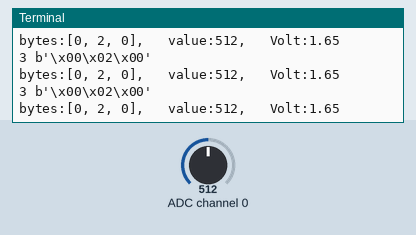
The program below on a simulated Raspberry Pi (BCM pin numbers). Shown: the last lines printed to the terminal. Inputs (shaded band) come from the test bench; at power-on: ADC channel 0 = 512 (analog values on the 0–1023 scale).

Above: at 1.2 s.
1.3 s: ADC channel 0 set to 716
At 1.9 s:
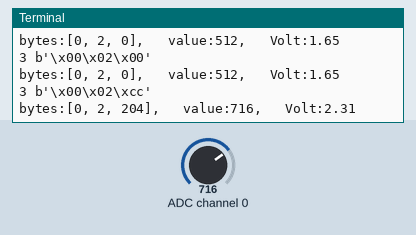
3.5 s: ADC channel 0 set to 511
At 3.9 s:
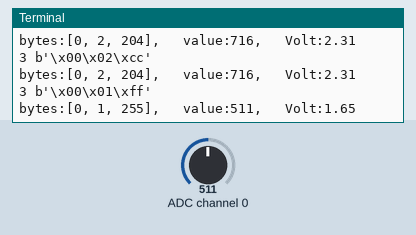
5.5 s: ADC channel 0 set to 306
At 5.9 s:
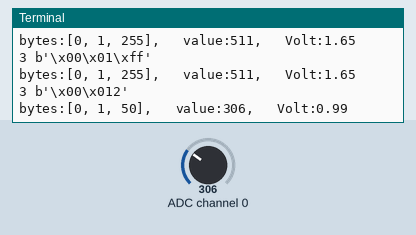
7.5 s: ADC channel 0 set to 122
At 7.9 s:
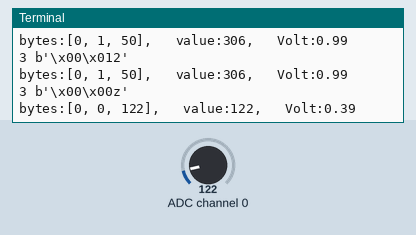
Timing chart, 0 to 10.5 s (numbered marks = the images above; inputs shaded):
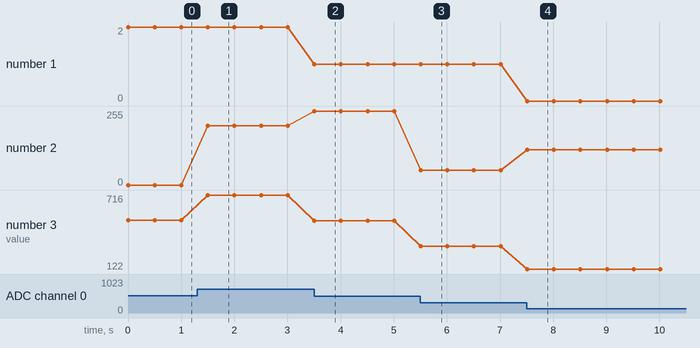

The program:

spi_mcp3008_wpi.py
```python
import wiringpi as wpi, time

speed = 1350000
fd = wpi.wiringPiSPISetup(0, speed)
channel = 0
while True:
    size, ret = wpi.wiringPiSPIDataRW(0,bytes([1, (8 + channel) << 4, 0]))
    print(size, ret)
    #value = ((ret[1]&3) << 8) + ret[2]
    value = int.from_bytes(ret, byteorder='big')
    volt = value * 3.3 / 1023
    print(f"bytes:{[b for b in ret]},\t value:{value},\t Volt:{volt:.2f}")
    time.sleep(0.5)
```

Measured:
- after the input at 1.3 s, the terminal: prints a new line after 0.20 s (image 1)
- after the input at 3.5 s, the terminal: prints a new line at once (image 2)
- after the input at 5.5 s, the terminal: prints a new line at once (image 3)
- after the input at 7.5 s, the terminal: prints a new line at once (image 4)
- plotted number 1: 2 → 1 after the input at 3.5 s
- plotted number 2: 0 → 204 after the input at 1.3 s, 204 → 255 after the input at 3.5 s, 255 → 50 after the input at 5.5 s, 50 → 122 after the input at 7.5 s
- plotted number 3: 512 → 716 after the input at 1.3 s, 716 → 511 after the input at 3.5 s, 511 → 306 after the input at 5.5 s, 306 → 122 after the input at 7.5 s
